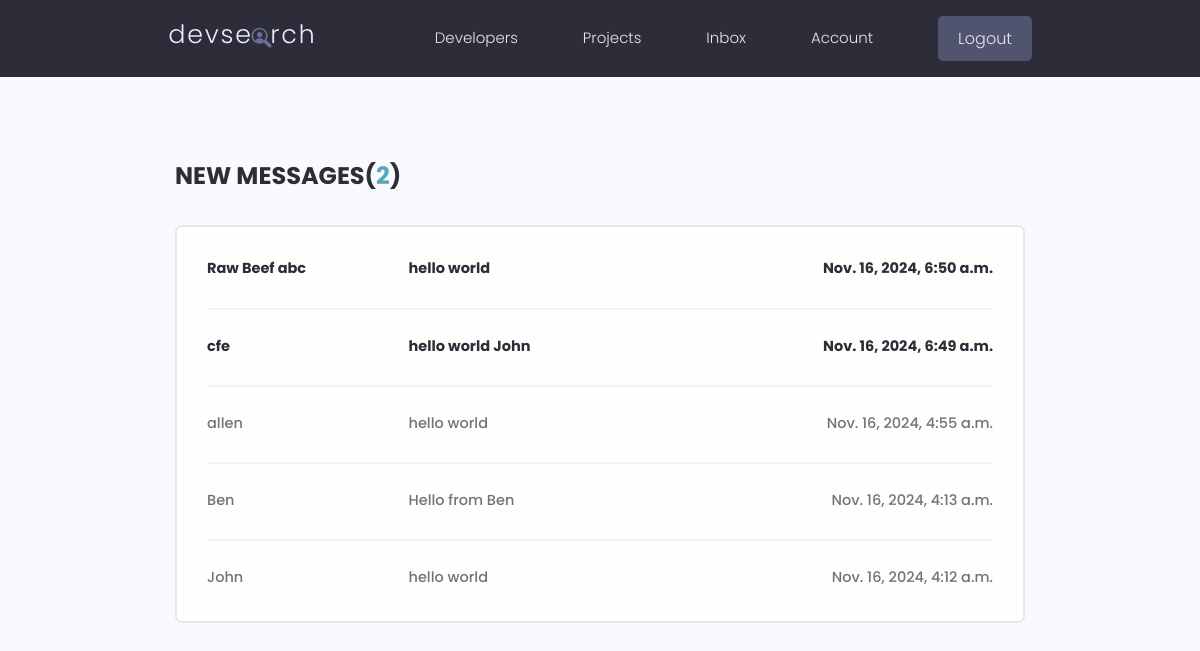
Page /inbox/ (signed in) on the earlier database version.
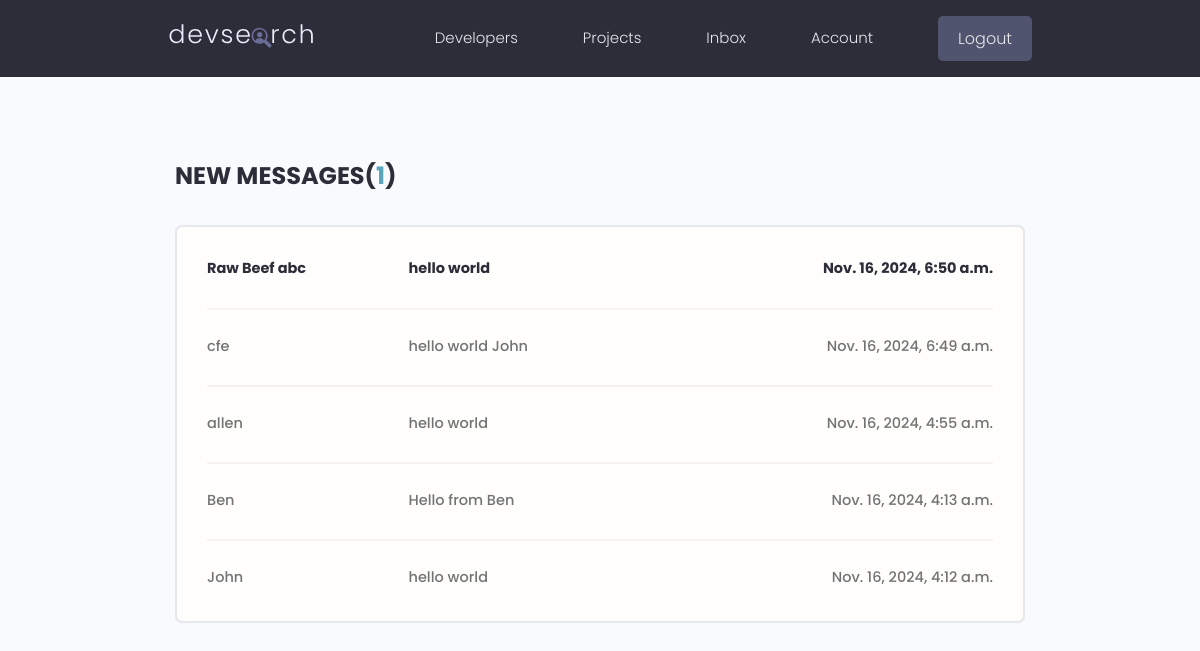
Same page on the later database version.
### users/models.py (models this page shows, shortened)
class Message(models.Model):
    sender = models.ForeignKey(Profile, on_delete=models.SET_NULL, null=True, blank=True)
    recipient = models.ForeignKey(Profile, on_delete=models.SET_NULL, null=True, blank=True, related_name="messages")
    name = models.CharField(max_length=200,null=True, blank=True)
    email = models.EmailField(max_length=200,null=True, blank=True)
    subject = models.CharField(max_length=200,null=True, blank=True)
    body = models.TextField()
    is_read = models.BooleanField(default=False)
    created = models.DateTimeField(auto_now_add=True)
    id = models.UUIDField(default=uuid.uuid4, unique=True, primary_key=True, editable=False)
    class Meta:
        ordering = ['is_read', '-created']

### users/views.py (the view)
# urls.py: path('inbox/', views.inbox,  name="inbox"),
@login_required
def inbox(request):
    profile = request.user.profile
    messageRequests = profile.messages.all()
    unreadCount = messageRequests.filter(is_read=False).count()
    context = {'messageRequests':messageRequests,'unreadCount': unreadCount}
    return render(request, 'users/inbox.html', context)

### users/templates/users/inbox.html
{% extends "main.html" %}
{% block content %}
  <main class="inbox my-xl">
    <div class="content-box">
      <h3 class="inbox__title">New Messages(<span>{{ unreadCount }}</span>)</h3>
      <ul class="messages">
        {% for message in messageRequests %}
        {% if message.is_read == False %}
        <li class="message message--unread">
        {% else %}
        <li class="message">
        {% endif %}
        <a href="{% url 'message' message.id %}">
          <span class="message__author">{{ message.name }}</span>
          <span class="message__subject">{{ message.subject }}</span>
          <span class="message__date">{{ message.created }}</span>
        </a>
        </li>
        {% endfor %}
      </ul>
    </div>
  </main>
  {% endblock content %}

Differences in the rows shown:
changed Message "cfe": is_read False → True (drawn)
Other differences:
{{ unreadCount }}: "2" → "1"
